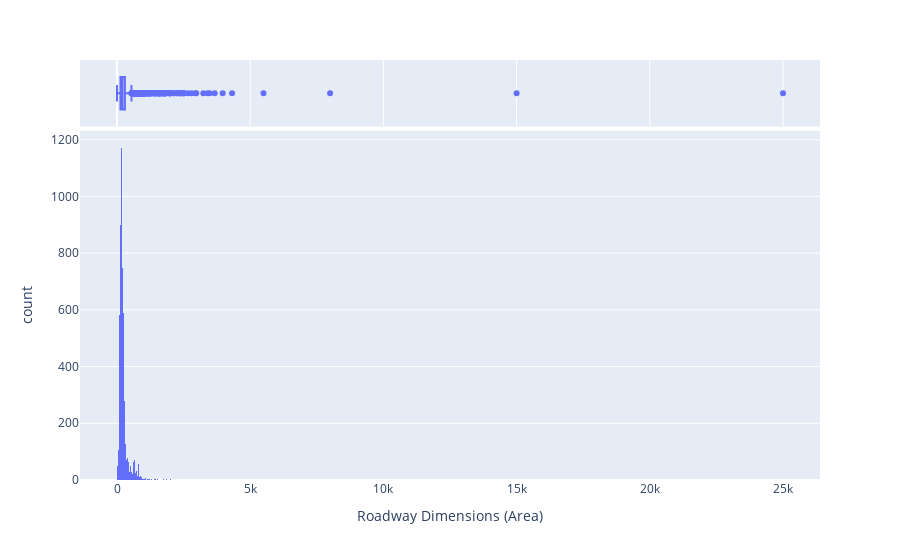

The notebook cell this image was saved under:
### Code cell
# plot range of roadway area ranges
fig = px.histogram(processed_openRest, x="Roadway Dimensions (Area)",marginal="box")
fig.show()

### Figure 1 — Plotly figure (JSON) as saved in the notebook; plotly's stock layout.template omitted (floating-point values rounded to 4 significant figures; data arrays with more than 128 entries replaced by an {"elided": "..."} marker saying what was removed)
{"data": [{"alignmentgroup": "True", "bingroup": "x", "hovertemplate": "Roadway Dimensions (Area)=%{x}<br>count=%{y}<extra></extra>", "legendgroup": "", "marker": {"color": "#636efa", "pattern": {"shape": ""}}, "name": "", "offsetgroup": "", "orientation": "v", "showlegend": false, "type": "histogram", "x": {"elided": "14107 int values"}, "xaxis": "x", "yaxis": "y"}, {"alignmentgroup": "True", "hovertemplate": "Roadway Dimensions (Area)=%{x}<extra></extra>", "legendgroup": "", "marker": {"color": "#636efa"}, "name": "", "notched": true, "offsetgroup": "", "showlegend": false, "type": "box", "x": {"elided": "14107 int values"}, "xaxis": "x2", "yaxis": "y2"}], "layout": {"barmode": "relative", "legend": {"tracegroupgap": 0}, "margin": {"t": 60}, "xaxis": {"anchor": "y", "domain": [0, 1], "title": {"text": "Roadway Dimensions (Area)"}}, "xaxis2": {"anchor": "y2", "domain": [0, 1], "matches": "x", "showgrid": true, "showticklabels": false}, "yaxis": {"anchor": "x", "domain": [0, 0.8316], "title": {"text": "count"}}, "yaxis2": {"anchor": "x2", "domain": [0.8416, 1], "matches": "y2", "showgrid": false, "showline": false, "showticklabels": false, "ticks": ""}}}
